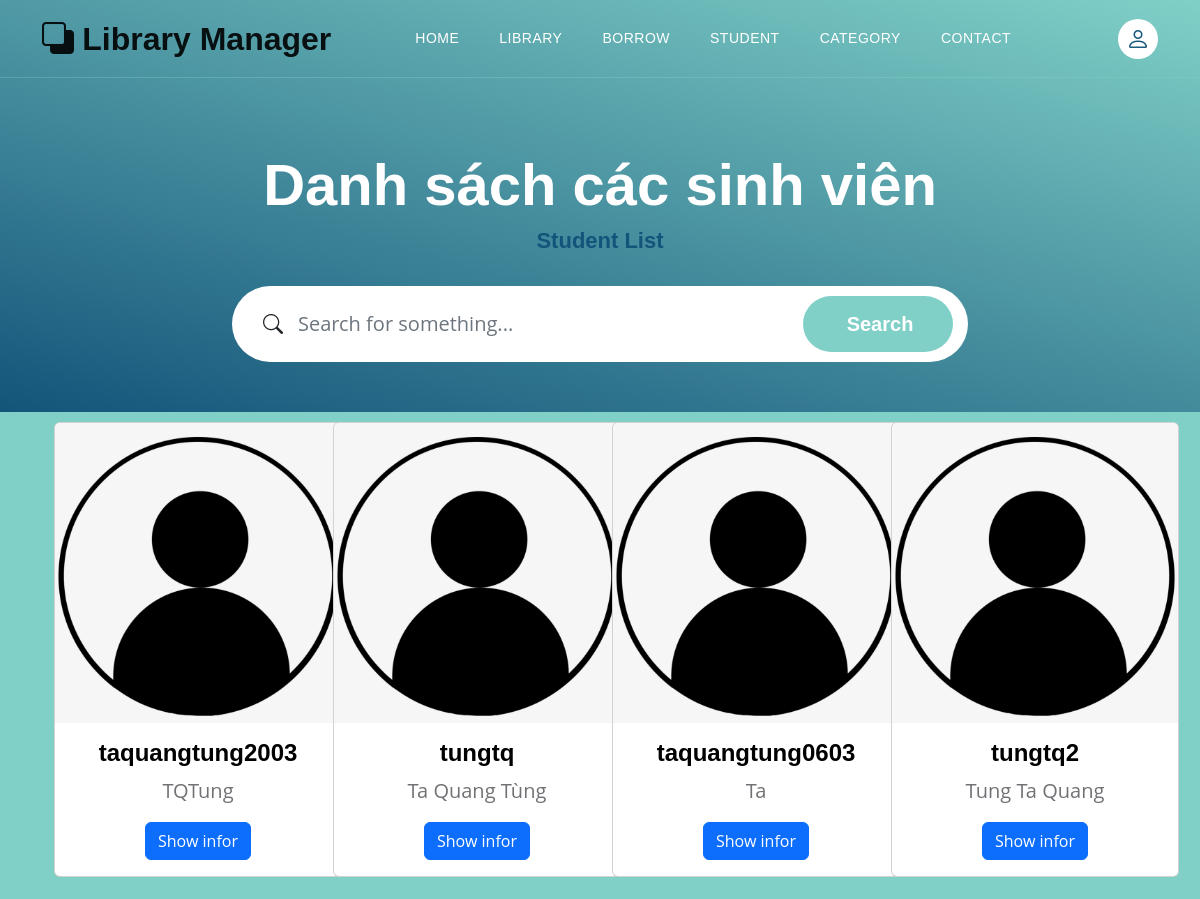
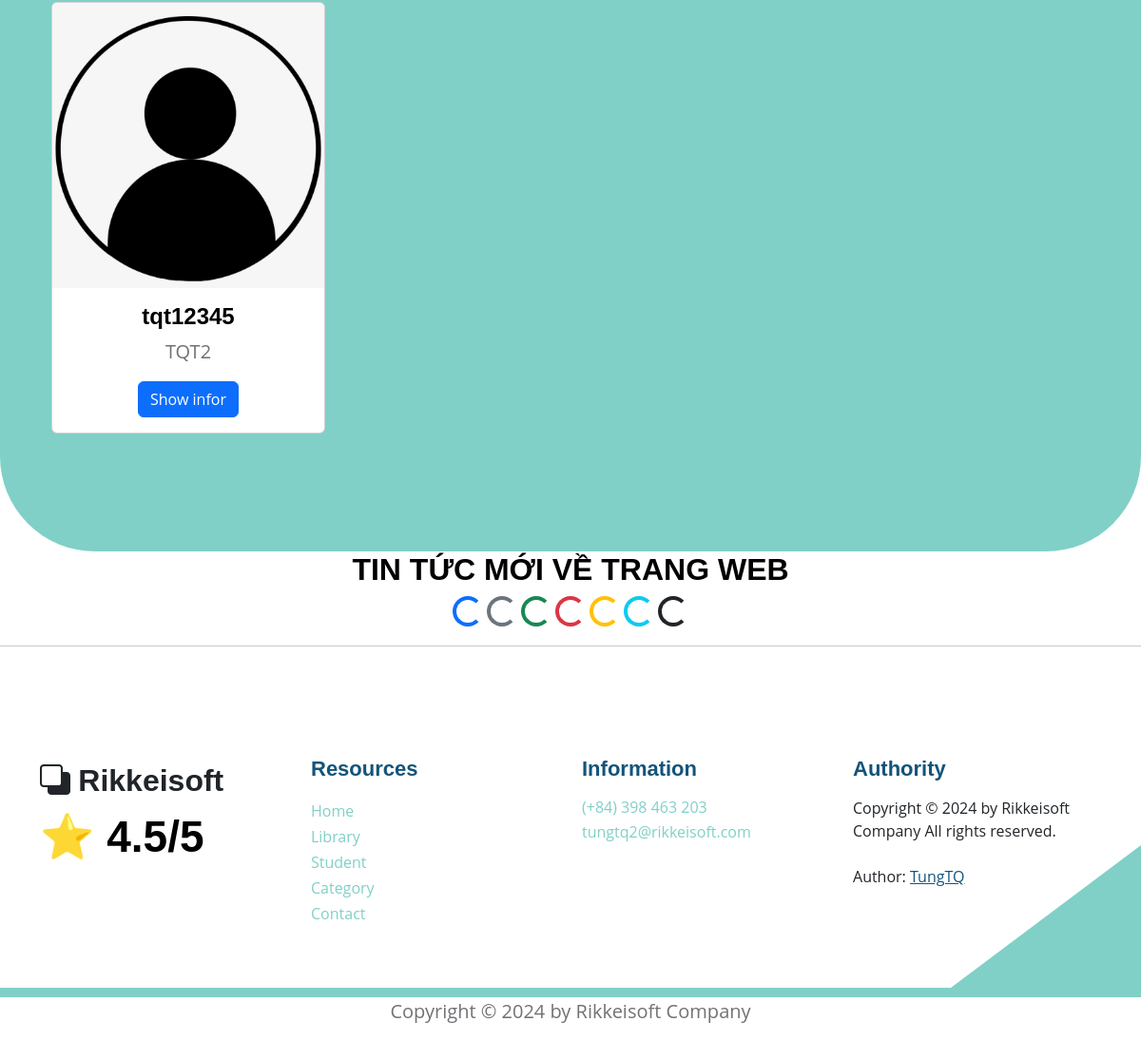
Screenshot of /users with the database file from the repository (2 pictures, top to bottom).
### models.py (models this page shows)
class User(Base):
    __tablename__ = 'users'
    username = Column(String(30), primary_key=True, unique=True, index=True)
    fullname = Column(String(100), index=True)
    email = Column(String(100), index=True)
    password = Column(String(100), index=True)
    role = Column(Integer, index=True)
    delete_flag = Column(Integer, index=True)
    books = relationship("Book", back_populates="user")

### main.py (the view)
@app.get('/users', response_class=HTMLResponse)
async def get_all_users(request: Request, page: int = Query(1, gt=0), page_size: int = Query(8, gt=0), db: Session = Depends(models.get_db)):
    mean_star = get_mean_star(db)
    offset = (page - 1) * page_size
    all_users = db.query(models.User).filter(models.User.delete_flag == 0).offset(offset).limit(page_size).all()
    total_users = db.query(models.User).filter(models.User.delete_flag == 0).count()
    total_pages = (total_users + page_size - 1) // page_size    # Tinh tổng số trang sẽ có
    return templates.TemplateResponse("student_list.html", {
        "request": request,
        "all_users": all_users,
        "mean_star": mean_star,
        "page": page,
        "total_users": total_users,
        "total_pages": total_pages})

### templates/student_list.html (shortened to what this page needs)
{% extends "base.html" %}
{% block content %}
<section class="hero-section d-flex justify-content-center align-items-center" id="section_1"
    style="padding-bottom: 50px;">
    <div class="container">
        <div class="row">
            <div class="col-lg-8 col-12 mx-auto">
                <h1 class="text-white text-center"> Danh sách các sinh viên </h1>
                <h6 class="text-center"> Student List </h6>
                <form action="/users/search_students" method="get" class="custom-form mt-4 pt-2 mb-lg-0 mb-5"
                    role="search">
                    <div class="input-group input-group-lg">
                        <span class="input-group-text bi-search" id="basic-addon1">
                        </span>
                        <input name="searching" type="search" class="form-control" id="searching"
                            placeholder="Search for something..." aria-label="Search">
                        <button type="submit" class="form-control">Search</button>
                    </div>
                </form>
            </div>
        </div>
    </div>
</section>
<section class="featured-section">
    <div class="container">
        <div class="container text-center bg-body-secondary">
            <div style="padding-top: 110px;">
                <div class="row">
                    {% for student in all_users %}
                    <div class="col-md-6 col-lg-4 col-xl-3 mb-4">
                        <div class="card" style="width: 18rem;">
                            <img src="static/images/default_avatar.png" class="card-img-top"
                                alt="https://placehold.co/200x150"
                                style="transition: transform 0.3s ease-in-out, filter 0.3s ease-in-out;"
                                onmouseover="this.style.transform='scale(1.1)'; this.style.filter='brightness(80%)';"
                                onmouseout="this.style.transform='scale(1)'; this.style.filter='brightness(100%)';">
                            <div class="card-body">
                                <h5 class="card-title"> {{student.username}} </h5>
                                <p class="card-text"> {{student.fullname}} </p>
                                {% if request.cookies.get('token') %}
                                <div class="btn-group mt-auto" role="group" aria-label="Button Click">
                                    <a href="users/detail_student?username_choice={{student.username}}" class="btn btn-primary"> Show Infor </a>
                                    <a href="users/get_admin?finded_username={{student.username}}" class="btn btn-warning"> Change Rule </a>
                                </div>
                                {% else %}
                                <a href="users/detail_student?username_choice={{student.username}}" class="btn btn-primary"> Show infor </a>
                                {% endif %}
                            </div>
                        </div>
                    </div>
                    {% endfor %}
                </div>
            </div>
        </div>
    </div>
</section>
<div style="text-align: center;">
    <h3> TIN TỨC MỚI VỀ TRANG WEB </h3>
    <div class="spinner-border text-primary" role="status">
    </div>
    <div class="spinner-border text-secondary" role="status">
    </div>
    <div class="spinner-border text-success" role="status">
    </div>
    <div class="spinner-border text-danger" role="status">
    </div>
    <div class="spinner-border text-warning" role="status">
    </div>
    <div class="spinner-border text-info" role="status">
    </div>
    <div class="spinner-border text-dark" role="status">
    </div>
</div>
<hr>
{% endblock content %}

### static/css/templatemo-topic-listing.css (style rules this page uses)
:root { --white-color: #ffffff; --primary-color: #13547a; --secondary-color: #80d0c7; --section-bg-color: #f0f8ff; --custom-btn-bg-color: #80d0c7; --custom-btn-bg-hover-color: #13547a; --dark-color: #000000; --p-color: #717275; --border-color: #7fffd4; --link-hover-color: #13547a; --body-font-family: 'Open Sans', sans-serif; --title-font-family: 'Montserrat', sans-serif; --h1-font-size: 58px; --h2-font-size: 46px; --h3-font-size: 32px; --h4-font-size: 28px; --h5-font-size: 24px; --h6-font-size: 22px; --p-font-size: 20px; --menu-font-size: 14px; --btn-font-size: 18px; --copyright-font-size: 16px; --border-radius-large: 100px; --border-radius-medium: 20px; --border-radius-small: 10px; --font-weight-normal: 400; --font-weight-medium: 500; --font-weight-semibold: 600; --font-weight-bold: 700; }
body { background-color: var(--white-color); font-family: var(--body-font-family); }
h2, h3, h4, h5, h6 { color: var(--dark-color); }
h1, h2, h3, h4, h5, h6 { font-family: var(--title-font-family); font-weight: var(--font-weight-semibold); }
h1 { font-size: var(--h1-font-size); font-weight: var(--font-weight-bold); }
h3 { font-size: var(--h3-font-size); }
h5 { font-size: var(--h5-font-size); }
h6 { color: var(--primary-color); font-size: var(--h6-font-size); }
p { color: var(--p-color); font-size: var(--p-font-size); font-weight: var(--font-weight-normal); }
a, button { touch-action: manipulation; transition: all 0.3s; }
a { display: inline-block; color: var(--primary-color); text-decoration: none; }
.hero-section { background-image: linear-gradient(15deg, #13547a 0%, #80d0c7 100%); position: relative; overflow: hidden; padding-top: 150px; padding-bottom: 150px; }
.hero-section .input-group { background-color: var(--white-color); border-radius: var(--border-radius-large); padding: 10px 15px; }
.hero-section .input-group-text { background-color: transparent; border: 0; }
.hero-section input[type="search"] { border: 0; box-shadow: none; margin-bottom: 0; padding-left: 0; }
.hero-section button[type="submit"] { background-color: var(--primary-color); border: 0; border-radius: var(--border-radius-large) !important; color: var(--white-color); max-width: 150px; }
.featured-section { background-color: var(--secondary-color); border-radius: 0 0 100px 100px; padding-bottom: 100px; }
.featured-section .row { position: relative; bottom: 100px; margin-bottom: -100px; }
.custom-form .form-control { border-radius: var(--border-radius-large); color: var(--p-color); margin-bottom: 24px; padding-top: 13px; padding-bottom: 13px; padding-left: 20px; outline: none; }
.custom-form button[type="submit"] { background: var(--custom-btn-bg-color); border: none; border-radius: var(--border-radius-large); color: var(--white-color); font-family: var(--title-font-family); font-size: var(--p-font-size); font-weight: var(--font-weight-semibold); transition: all 0.3s; margin-bottom: 0; }

### rows the page displays
User: username "taquangtung2003", fullname "TQTung"
User: username "tungtq", fullname "Ta Quang Tùng"
User: username "taquangtung0603", fullname "Ta"
User: username "tungtq2", fullname "Tung Ta Quang"
User: username "tqt12345", fullname "TQT2"

### other values shown
{{ mean_star }} "4.5"
